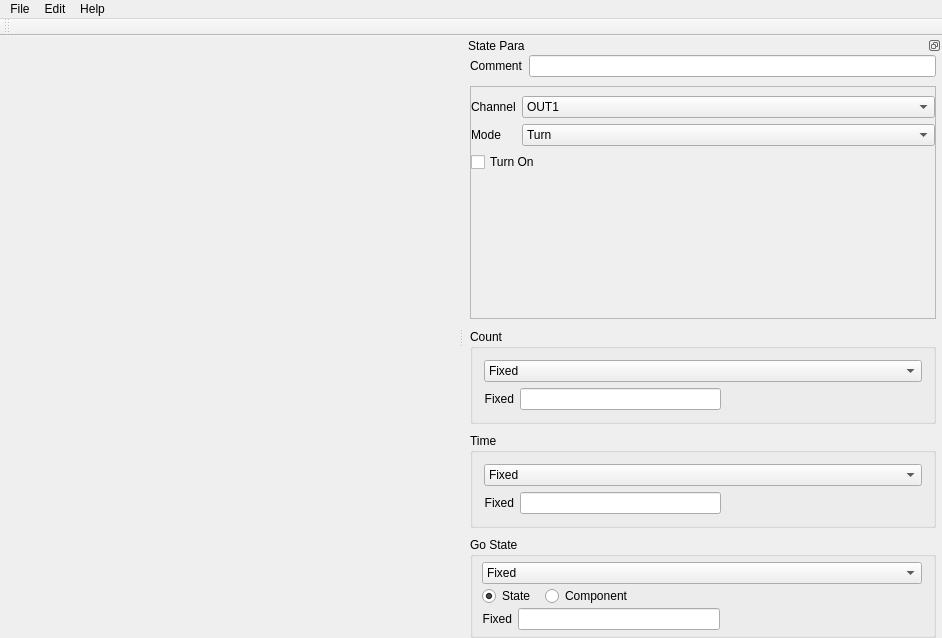
<?xml version="1.0" encoding="UTF-8"?>
<ui version="4.0">
 <class>MainWindow</class>
 <widget class="QMainWindow" name="MainWindow">
  <property name="geometry">
   <rect>
    <x>0</x>
    <y>0</y>
    <width>942</width>
    <height>638</height>
   </rect>
  </property>
  <property name="windowTitle">
   <string>ArControl Designer</string>
  </property>
  <property name="windowIcon">
   <iconset resource="resource.qrc">
    <normaloff>:/images/arcDesigner.ico</normaloff>:/images/arcDesigner.ico</iconset>
  </property>
  <widget class="QWidget" name="centralWidget">
   <layout class="QVBoxLayout" name="verticalLayout_7" stretch="0">
    <property name="spacing">
     <number>0</number>
    </property>
    <property name="leftMargin">
     <number>0</number>
    </property>
    <property name="topMargin">
     <number>0</number>
    </property>
    <property name="rightMargin">
     <number>0</number>
    </property>
    <property name="bottomMargin">
     <number>0</number>
    </property>
    <item>
     <widget class="QWidget" name="widgetSession" native="true"/>
    </item>
   </layout>
  </widget>
  <widget class="QMenuBar" name="menuBar">
   <property name="geometry">
    <rect>
     <x>0</x>
     <y>0</y>
     <width>942</width>
     <height>23</height>
    </rect>
   </property>
   <widget class="QMenu" name="menuFile">
    <property name="title">
     <string>File</string>
    </property>
    <widget class="QMenu" name="menuOpen_in">
     <property name="title">
      <string>Open in</string>
     </property>
     <addaction name="separator"/>
    </widget>
    <addaction name="actionNew"/>
    <addaction name="menuOpen_in"/>
    <addaction name="actionSave"/>
    <addaction name="actionSave_as"/>
    <addaction name="actionSave_as_defualt"/>
    <addaction name="separator"/>
    <addaction name="actionProfile"/>
    <addaction name="separator"/>
    <addaction name="actionExit"/>
   </widget>
   <widget class="QMenu" name="menuEdit">
    <property name="title">
     <string>Edit</string>
    </property>
    <addaction name="actionPin_Assignment"/>
    <addaction name="actionVar_Assignment"/>
   </widget>
   <widget class="QMenu" name="menuHelp">
    <property name="title">
     <string>Help</string>
    </property>
    <addaction name="actionAbout_me"/>
   </widget>
   <addaction name="menuFile"/>
   <addaction name="menuEdit"/>
   <addaction name="menuHelp"/>
  </widget>
  <widget class="QToolBar" name="mainToolBar">
   <attribute name="toolBarArea">
    <enum>TopToolBarArea</enum>
   </attribute>
   <attribute name="toolBarBreak">
    <bool>false</bool>
   </attribute>
  </widget>
  <widget class="QDockWidget" name="dockWidget">
   <property name="enabled">
    <bool>true</bool>
   </property>
   <property name="baseSize">
    <size>
     <width>274</width>
     <height>0</height>
    </size>
   </property>
   <property name="floating">
    <bool>false</bool>
   </property>
   <property name="features">
    <set>QDockWidget::DockWidgetFloatable|QDockWidget::DockWidgetMovable</set>
   </property>
   <property name="windowTitle">
    <string notr="true">State Para</string>
   </property>
   <attribute name="dockWidgetArea">
    <number>2</number>
   </attribute>
   <widget class="SizeDockWidget" name="dockWidgetContents">
    <property name="enabled">
     <bool>true</bool>
    </property>
    <layout class="QVBoxLayout" name="verticalLayout" stretch="0,0,0,0,0,0,0">
     <property name="spacing">
      <number>9</number>
     </property>
     <property name="leftMargin">
      <number>6</number>
     </property>
     <property name="topMargin">
      <number>0</number>
     </property>
     <property name="rightMargin">
      <number>6</number>
     </property>
     <property name="bottomMargin">
      <number>0</number>
     </property>
     <item>
      <layout class="QFormLayout" name="formLayout">
       <property name="bottomMargin">
        <number>0</number>
       </property>
       <item row="0" column="0">
        <widget class="QLabel" name="label_comm">
         <property name="text">
          <string>Comment</string>
         </property>
        </widget>
       </item>
       <item row="0" column="1">
        <widget class="QLineEdit" name="lineEdit_comm"/>
       </item>
      </layout>
     </item>
     <item>
      <widget class="QStackedWidget" name="stackedMain">
       <property name="sizePolicy">
        <sizepolicy hsizetype="Preferred" vsizetype="Fixed">
         <horstretch>0</horstretch>
         <verstretch>1</verstretch>
        </sizepolicy>
       </property>
       <property name="baseSize">
        <size>
         <width>0</width>
         <height>0</height>
        </size>
       </property>
       <property name="frameShape">
        <enum>QFrame::StyledPanel</enum>
       </property>
       <property name="frameShadow">
        <enum>QFrame::Plain</enum>
       </property>
       <property name="lineWidth">
        <number>1</number>
       </property>
       <property name="currentIndex">
        <number>1</number>
       </property>
       <widget class="QWidget" name="page_VarWhenorDo">
        <layout class="QVBoxLayout" name="verticalLayout_5">
         <property name="leftMargin">
          <number>0</number>
         </property>
         <property name="rightMargin">
          <number>0</number>
         </property>
         <property name="bottomMargin">
          <number>0</number>
         </property>
         <item>
          <layout class="QFormLayout" name="formLayout_5">
           <item row="0" column="0">
            <widget class="QLabel" name="label_7">
             <property name="text">
              <string>Insert Global Vars:</string>
             </property>
            </widget>
           </item>
           <item row="0" column="1">
            <widget class="QComboBox" name="comboBox_var">
             <property name="maxVisibleItems">
              <number>4</number>
             </property>
             <property name="sizeAdjustPolicy">
              <enum>QComboBox::AdjustToContents</enum>
             </property>
             <item>
              <property name="text">
               <string/>
              </property>
             </item>
             <item>
              <property name="text">
               <string>Var_A</string>
              </property>
             </item>
             <item>
              <property name="text">
               <string>Var_B</string>
              </property>
             </item>
            </widget>
           </item>
           <item row="1" column="0" colspan="2">
            <widget class="CodeEditor" name="textEdit_Code">
             <property name="plainText">
              <string>//write your code(Arduino C++)
// to calculate Vars.</string>
             </property>
            </widget>
           </item>
          </layout>
         </item>
        </layout>
       </widget>
       <widget class="QWidget" name="page_DoPin">
        <property name="sizePolicy">
         <sizepolicy hsizetype="Preferred" vsizetype="MinimumExpanding">
          <horstretch>0</horstretch>
          <verstretch>0</verstretch>
         </sizepolicy>
        </property>
        <layout class="QVBoxLayout" name="verticalLayout_2" stretch="0,1">
         <property name="spacing">
          <number>6</number>
         </property>
         <property name="sizeConstraint">
          <enum>QLayout::SetMinimumSize</enum>
         </property>
         <property name="leftMargin">
          <number>0</number>
         </property>
         <property name="topMargin">
          <number>9</number>
         </property>
         <property name="rightMargin">
          <number>0</number>
         </property>
         <property name="bottomMargin">
          <number>0</number>
         </property>
         <item>
          <layout class="QFormLayout" name="formLayout_2">
           <item row="0" column="0">
            <widget class="QLabel" name="label_2">
             <property name="text">
              <string>Channel</string>
             </property>
            </widget>
           </item>
           <item row="0" column="1">
            <widget class="QComboBox" name="comboBox_outChan">
             <item>
              <property name="text">
               <string>OUT1</string>
              </property>
             </item>
             <item>
              <property name="text">
               <string>OUT2</string>
              </property>
             </item>
             <item>
              <property name="text">
               <string>OUT3</string>
              </property>
             </item>
            </widget>
           </item>
           <item row="1" column="0">
            <widget class="QLabel" name="label_3">
             <property name="text">
              <string>Mode</string>
             </property>
            </widget>
           </item>
           <item row="1" column="1">
            <widget class="QComboBox" name="comboBox_outMode">
             <item>
              <property name="text">
               <string>Turn</string>
              </property>
             </item>
             <item>
              <property name="text">
               <string>KeepOn</string>
              </property>
             </item>
             <item>
              <property name="text">
               <string>Blink</string>
              </property>
             </item>
            </widget>
           </item>
          </layout>
         </item>
         <item>
          <widget class="QStackedWidget" name="stacked_outMode">
           <property name="sizePolicy">
            <sizepolicy hsizetype="Preferred" vsizetype="MinimumExpanding">
             <horstretch>0</horstretch>
             <verstretch>0</verstretch>
            </sizepolicy>
           </property>
           <property name="currentIndex">
            <number>0</number>
           </property>
           <widget class="QWidget" name="page_outTurn">
            <layout class="QVBoxLayout" name="verticalLayout_10">
             <property name="leftMargin">
              <number>0</number>
             </property>
             <property name="topMargin">
              <number>0</number>
             </property>
             <property name="rightMargin">
              <number>0</number>
             </property>
             <property name="bottomMargin">
              <number>0</number>
             </property>
             <item>
              <widget class="QCheckBox" name="checkBox_outTurn">
               <property name="text">
                <string>Turn On</string>
               </property>
              </widget>
             </item>
             <item>
              <spacer name="verticalSpacer">
               <property name="orientation">
                <enum>Qt::Vertical</enum>
               </property>
               <property name="sizeHint" stdset="0">
                <size>
                 <width>20</width>
                 <height>40</height>
                </size>
               </property>
              </spacer>
             </item>
            </layout>
           </widget>
           <widget class="QWidget" name="page_outFreq">
            <layout class="QVBoxLayout" name="verticalLayout_12">
             <property name="spacing">
              <number>0</number>
             </property>
             <property name="leftMargin">
              <number>0</number>
             </property>
             <property name="topMargin">
              <number>0</number>
             </property>
             <property name="rightMargin">
              <number>0</number>
             </property>
             <property name="bottomMargin">
              <number>0</number>
             </property>
             <item>
              <layout class="QHBoxLayout" name="horizontalLayout_4">
               <item>
                <widget class="QLabel" name="label_22">
                 <property name="text">
                  <string>Freq</string>
                 </property>
                </widget>
               </item>
               <item>
                <widget class="QLineEdit" name="lineEdit_Freq"/>
               </item>
               <item>
                <widget class="QLabel" name="label_21">
                 <property name="text">
                  <string>Duty(%)</string>
                 </property>
                </widget>
               </item>
               <item>
                <widget class="QLineEdit" name="lineEdit_Duty"/>
               </item>
              </layout>
             </item>
             <item>
              <spacer name="verticalSpacer_2">
               <property name="orientation">
                <enum>Qt::Vertical</enum>
               </property>
               <property name="sizeHint" stdset="0">
                <size>
                 <width>20</width>
                 <height>40</height>
                </size>
               </property>
              </spacer>
             </item>
            </layout>
           </widget>
          </widget>
         </item>
        </layout>
       </widget>
       <widget class="QWidget" name="page_WhenPin">
        <layout class="QFormLayout" name="formLayout_13">
         <property name="leftMargin">
          <number>0</number>
         </property>
         <property name="rightMargin">
          <number>0</number>
         </property>
         <item row="0" column="0">
          <widget class="QLabel" name="label_20">
           <property name="text">
            <string>Channel</string>
           </property>
          </widget>
         </item>
         <item row="0" column="1">
          <widget class="QComboBox" name="comboBox_inChan">
           <item>
            <property name="text">
             <string>IN1</string>
            </property>
           </item>
           <item>
            <property name="text">
             <string>IN2</string>
            </property>
           </item>
           <item>
            <property name="text">
             <string>IN3</string>
            </property>
           </item>
           <item>
            <property name="text">
             <string>IN4</string>
            </property>
           </item>
           <item>
            <property name="text">
             <string>IN5</string>
            </property>
           </item>
           <item>
            <property name="text">
             <string>IN6</string>
            </property>
           </item>
          </widget>
         </item>
         <item row="1" column="0">
          <widget class="QLabel" name="label">
           <property name="text">
            <string>Signal</string>
           </property>
          </widget>
         </item>
         <item row="1" column="1">
          <widget class="QCheckBox" name="checkBox_inChan">
           <property name="text">
            <string>Is High</string>
           </property>
           <property name="checked">
            <bool>true</bool>
           </property>
          </widget>
         </item>
        </layout>
       </widget>
      </widget>
     </item>
     <item>
      <spacer name="mainSpacer">
       <property name="orientation">
        <enum>Qt::Vertical</enum>
       </property>
       <property name="sizeHint" stdset="0">
        <size>
         <width>20</width>
         <height>1000</height>
        </size>
       </property>
      </spacer>
     </item>
     <item>
      <widget class="QGroupBox" name="group_count">
       <property name="baseSize">
        <size>
         <width>0</width>
         <height>0</height>
        </size>
       </property>
       <property name="title">
        <string>Count</string>
       </property>
       <layout class="QVBoxLayout" name="verticalLayout_8">
        <item>
         <widget class="QComboBox" name="comboBox_countMode">
          <item>
           <property name="text">
            <string>Fixed</string>
           </property>
          </item>
          <item>
           <property name="text">
            <string>Range</string>
           </property>
          </item>
          <item>
           <property name="text">
            <string>GoElse</string>
           </property>
          </item>
         </widget>
        </item>
        <item>
         <widget class="QStackedWidget" name="stack_Count">
          <property name="sizePolicy">
           <sizepolicy hsizetype="Preferred" vsizetype="Minimum">
            <horstretch>0</horstretch>
            <verstretch>0</verstretch>
           </sizepolicy>
          </property>
          <property name="baseSize">
           <size>
            <width>0</width>
            <height>0</height>
           </size>
          </property>
          <property name="currentIndex">
           <number>0</number>
          </property>
          <widget class="QWidget" name="page_countFixed">
           <layout class="QHBoxLayout" name="horizontalLayout_9">
            <property name="leftMargin">
             <number>0</number>
            </property>
            <property name="topMargin">
             <number>0</number>
            </property>
            <property name="rightMargin">
             <number>0</number>
            </property>
            <property name="bottomMargin">
             <number>0</number>
            </property>
            <item>
             <widget class="QLabel" name="label_12">
              <property name="text">
               <string>Fixed</string>
              </property>
              <property name="alignment">
               <set>Qt::AlignRight|Qt::AlignTrailing|Qt::AlignVCenter</set>
              </property>
             </widget>
            </item>
            <item>
             <widget class="QLineEdit" name="lineEdit_countFixed"/>
            </item>
            <item>
             <spacer name="horizontalSpacer_12">
              <property name="orientation">
               <enum>Qt::Horizontal</enum>
              </property>
              <property name="sizeHint" stdset="0">
               <size>
                <width>40</width>
                <height>20</height>
               </size>
              </property>
             </spacer>
            </item>
           </layout>
          </widget>
          <widget class="QWidget" name="page_countFromTo">
           <layout class="QGridLayout" name="gridLayout_3">
            <property name="leftMargin">
             <number>0</number>
            </property>
            <property name="topMargin">
             <number>0</number>
            </property>
            <property name="rightMargin">
             <number>0</number>
            </property>
            <property name="bottomMargin">
             <number>0</number>
            </property>
            <item row="0" column="4">
             <spacer name="horizontalSpacer_13">
              <property name="orientation">
               <enum>Qt::Horizontal</enum>
              </property>
              <property name="sizeHint" stdset="0">
               <size>
                <width>40</width>
                <height>20</height>
               </size>
              </property>
             </spacer>
            </item>
            <item row="0" column="1">
             <widget class="QLineEdit" name="lineEdit_countFrom"/>
            </item>
            <item row="0" column="2">
             <widget class="QLabel" name="label_13">
              <property name="text">
               <string>To</string>
              </property>
              <property name="alignment">
               <set>Qt::AlignRight|Qt::AlignTrailing|Qt::AlignVCenter</set>
              </property>
             </widget>
            </item>
            <item row="0" column="0">
             <widget class="QLabel" name="label_14">
              <property name="text">
               <string>Rand From</string>
              </property>
              <property name="alignment">
               <set>Qt::AlignRight|Qt::AlignTrailing|Qt::AlignVCenter</set>
              </property>
             </widget>
            </item>
            <item row="0" column="3">
             <widget class="QLineEdit" name="lineEdit_countTo"/>
            </item>
           </layout>
          </widget>
          <widget class="QWidget" name="page_countGoElse">
           <layout class="QVBoxLayout" name="verticalLayout_9">
            <property name="spacing">
             <number>0</number>
            </property>
            <property name="leftMargin">
             <number>0</number>
            </property>
            <property name="topMargin">
             <number>0</number>
            </property>
            <property name="rightMargin">
             <number>0</number>
            </property>
            <property name="bottomMargin">
             <number>0</number>
            </property>
            <item>
             <layout class="QHBoxLayout" name="horizontalLayout_10"/>
            </item>
            <item>
             <layout class="QHBoxLayout" name="horizontalLayout_11">
              <item>
               <widget class="QLabel" name="label_15">
                <property name="text">
                 <string>Prob(%)</string>
                </property>
                <property name="alignment">
                 <set>Qt::AlignRight|Qt::AlignTrailing|Qt::AlignVCenter</set>
                </property>
               </widget>
              </item>
              <item>
               <widget class="QLineEdit" name="lineEdit_countProb">
                <property name="maximumSize">
                 <size>
                  <width>16777215</width>
                  <height>16777215</height>
                 </size>
                </property>
                <property name="toolTip">
                 <string>Probability 0-100</string>
                </property>
               </widget>
              </item>
              <item>
               <widget class="QLabel" name="label_31">
                <property name="text">
                 <string>Go</string>
                </property>
                <property name="alignment">
                 <set>Qt::AlignRight|Qt::AlignTrailing|Qt::AlignVCenter</set>
                </property>
               </widget>
              </item>
              <item>
               <widget class="QLineEdit" name="lineEdit_countGo">
                <property name="maximumSize">
                 <size>
                  <width>16777215</width>
                  <height>16777215</height>
                 </size>
                </property>
               </widget>
              </item>
              <item>
               <widget class="QLabel" name="label_32">
                <property name="text">
                 <string>Else</string>
                </property>
                <property name="alignment">
                 <set>Qt::AlignRight|Qt::AlignTrailing|Qt::AlignVCenter</set>
                </property>
               </widget>
              </item>
              <item>
               <widget class="QLineEdit" name="lineEdit_countElse">
                <property name="maximumSize">
                 <size>
                  <width>16777215</width>
                  <height>16777215</height>
                 </size>
                </property>
               </widget>
              </item>
             </layout>
            </item>
           </layout>
          </widget>
         </widget>
        </item>
       </layout>
      </widget>
     </item>
     <item>
      <widget class="QGroupBox" name="group_time">
       <property name="baseSize">
        <size>
         <width>0</width>
         <height>0</height>
        </size>
       </property>
       <property name="title">
        <string>Time</string>
       </property>
       <layout class="QVBoxLayout" name="verticalLayout_3">
        <item>
         <widget class="QComboBox" name="comboBox_timeMode">
          <item>
           <property name="text">
            <string>Fixed</string>
           </property>
          </item>
          <item>
           <property name="text">
            <string>Range</string>
           </property>
          </item>
          <item>
           <property name="text">
            <string>GoElse</string>
           </property>
          </item>
         </widget>
        </item>
        <item>
         <widget class="QStackedWidget" name="stack_Time">
          <property name="sizePolicy">
           <sizepolicy hsizetype="Preferred" vsizetype="Minimum">
            <horstretch>0</horstretch>
            <verstretch>0</verstretch>
           </sizepolicy>
          </property>
          <property name="baseSize">
           <size>
            <width>0</width>
            <height>0</height>
           </size>
          </property>
          <property name="currentIndex">
           <number>0</number>
          </property>
          <widget class="QWidget" name="page_timeFixed">
           <layout class="QHBoxLayout" name="horizontalLayout_8">
            <property name="leftMargin">
             <number>0</number>
            </property>
            <property name="topMargin">
             <number>0</number>
            </property>
            <property name="rightMargin">
             <number>0</number>
            </property>
            <property name="bottomMargin">
             <number>0</number>
            </property>
            <item>
             <widget class="QLabel" name="label_8">
              <property name="text">
               <string>Fixed</string>
              </property>
              <property name="alignment">
               <set>Qt::AlignRight|Qt::AlignTrailing|Qt::AlignVCenter</set>
              </property>
             </widget>
            </item>
            <item>
             <widget class="QLineEdit" name="lineEdit_timeFixed"/>
            </item>
            <item>
             <spacer name="horizontalSpacer_10">
              <property name="orientation">
               <enum>Qt::Horizontal</enum>
              </property>
              <property name="sizeHint" stdset="0">
               <size>
                <width>40</width>
                <height>20</height>
               </size>
              </property>
             </spacer>
            </item>
           </layout>
          </widget>
          <widget class="QWidget" name="page_timeFromTo">
           <layout class="QGridLayout" name="gridLayout_2">
            <property name="leftMargin">
             <number>0</number>
            </property>
            <property name="topMargin">
             <number>0</number>
            </property>
            <property name="rightMargin">
             <number>0</number>
            </property>
            <property name="bottomMargin">
             <number>0</number>
            </property>
            <item row="0" column="4">
             <spacer name="horizontalSpacer_11">
              <property name="orientation">
               <enum>Qt::Horizontal</enum>
              </property>
              <property name="sizeHint" stdset="0">
               <size>
                <width>40</width>
                <height>20</height>
               </size>
              </property>
             </spacer>
            </item>
            <item row="0" column="1">
             <widget class="QLineEdit" name="lineEdit_timeFrom"/>
            </item>
            <item row="0" column="2">
             <widget class="QLabel" name="label_10">
              <property name="text">
               <string>To</string>
              </property>
              <property name="alignment">
               <set>Qt::AlignRight|Qt::AlignTrailing|Qt::AlignVCenter</set>
              </property>
             </widget>
            </item>
            <item row="0" column="0">
             <widget class="QLabel" name="label_9">
              <property name="text">
               <string>Rand From</string>
              </property>
              <property name="alignment">
               <set>Qt::AlignRight|Qt::AlignTrailing|Qt::AlignVCenter</set>
              </property>
             </widget>
            </item>
            <item row="0" column="3">
             <widget class="QLineEdit" name="lineEdit_timeTo"/>
            </item>
           </layout>
          </widget>
          <widget class="QWidget" name="page_timeGoElse">
           <layout class="QVBoxLayout" name="verticalLayout_4">
            <property name="spacing">
             <number>0</number>
            </property>
            <property name="leftMargin">
             <number>0</number>
            </property>
            <property name="topMargin">
             <number>0</number>
            </property>
            <property name="rightMargin">
             <number>0</number>
            </property>
            <property name="bottomMargin">
             <number>0</number>
            </property>
            <item>
             <layout class="QHBoxLayout" name="horizontalLayout_7"/>
            </item>
            <item>
             <layout class="QHBoxLayout" name="horizontalLayout_2">
              <item>
               <widget class="QLabel" name="label_11">
                <property name="text">
                 <string>Prob(%)</string>
                </property>
                <property name="alignment">
                 <set>Qt::AlignRight|Qt::AlignTrailing|Qt::AlignVCenter</set>
                </property>
               </widget>
              </item>
              <item>
               <widget class="QLineEdit" name="lineEdit_timeProb">
                <property name="maximumSize">
                 <size>
                  <width>16777215</width>
                  <height>16777215</height>
                 </size>
                </property>
                <property name="toolTip">
                 <string>Probability 0-100</string>
                </property>
               </widget>
              </item>
              <item>
               <widget class="QLabel" name="label_23">
                <property name="text">
                 <string>Go</string>
                </property>
                <property name="alignment">
                 <set>Qt::AlignRight|Qt::AlignTrailing|Qt::AlignVCenter</set>
                </property>
               </widget>
              </item>
              <item>
               <widget class="QLineEdit" name="lineEdit_timeGo">
                <property name="maximumSize">
                 <size>
                  <width>16777215</width>
                  <height>16777215</height>
                 </size>
                </property>
               </widget>
              </item>
              <item>
               <widget class="QLabel" name="label_24">
                <property name="text">
                 <string>Else</string>
                </property>
                <property name="alignment">
                 <set>Qt::AlignRight|Qt::AlignTrailing|Qt::AlignVCenter</set>
                </property>
               </widget>
              </item>
              <item>
               <widget class="QLineEdit" name="lineEdit_timeElse">
                <property name="maximumSize">
                 <size>
                  <width>16777215</width>
                  <height>16777215</height>
                 </size>
                </property>
               </widget>
              </item>
             </layout>
            </item>
           </layout>
          </widget>
         </widget>
        </item>
       </layout>
      </widget>
     </item>
     <item>
      <spacer name="vspacer_state">
       <property name="orientation">
        <enum>Qt::Vertical</enum>
       </property>
       <property name="sizeHint" stdset="0">
        <size>
         <width>20</width>
         <height>20</height>
        </size>
       </property>
      </spacer>
     </item>
     <item>
      <widget class="QGroupBox" name="group_state">
       <property name="baseSize">
        <size>
         <width>0</width>
         <height>0</height>
        </size>
       </property>
       <property name="title">
        <string>Go State</string>
       </property>
       <layout class="QFormLayout" name="formLayout_9">
        <property name="horizontalSpacing">
         <number>10</number>
        </property>
        <property name="verticalSpacing">
         <number>2</number>
        </property>
        <property name="leftMargin">
         <number>9</number>
        </property>
        <property name="topMargin">
         <number>5</number>
        </property>
        <property name="bottomMargin">
         <number>5</number>
        </property>
        <item row="1" column="0" colspan="2">
         <widget class="QComboBox" name="comboBox_stateMode">
          <item>
           <property name="text">
            <string>Fixed</string>
           </property>
          </item>
          <item>
           <property name="text">
            <string>Range</string>
           </property>
          </item>
          <item>
           <property name="text">
            <string>GoElse</string>
           </property>
          </item>
          <item>
           <property name="text">
            <string>EndUp</string>
           </property>
          </item>
         </widget>
        </item>
        <item row="3" column="0">
         <widget class="QRadioButton" name="radioButton_isS">
          <property name="text">
           <string>State</string>
          </property>
          <property name="checked">
           <bool>true</bool>
          </property>
         </widget>
        </item>
        <item row="3" column="1">
         <widget class="QRadioButton" name="radioButton_isC">
          <property name="text">
           <string>Component</string>
          </property>
         </widget>
        </item>
        <item row="4" column="0" colspan="2">
         <widget class="QStackedWidget" name="stack_state">
          <property name="sizePolicy">
           <sizepolicy hsizetype="Preferred" vsizetype="Minimum">
            <horstretch>0</horstretch>
            <verstretch>0</verstretch>
           </sizepolicy>
          </property>
          <property name="baseSize">
           <size>
            <width>0</width>
            <height>0</height>
           </size>
          </property>
          <property name="currentIndex">
           <number>0</number>
          </property>
          <widget class="QWidget" name="page_stateFixed">
           <layout class="QHBoxLayout" name="horizontalLayout">
            <property name="leftMargin">
             <number>0</number>
            </property>
            <property name="topMargin">
             <number>0</number>
            </property>
            <property name="rightMargin">
             <number>0</number>
            </property>
            <property name="bottomMargin">
             <number>0</number>
            </property>
            <item>
             <widget class="QLabel" name="label_25">
              <property name="text">
               <string>Fixed</string>
              </property>
              <property name="alignment">
               <set>Qt::AlignRight|Qt::AlignTrailing|Qt::AlignVCenter</set>
              </property>
             </widget>
            </item>
            <item>
             <widget class="QLineEdit" name="lineEdit_stateFixed"/>
            </item>
            <item>
             <spacer name="horizontalSpacer">
              <property name="orientation">
               <enum>Qt::Horizontal</enum>
              </property>
              <property name="sizeHint" stdset="0">
               <size>
                <width>40</width>
                <height>20</height>
               </size>
              </property>
             </spacer>
            </item>
           </layout>
          </widget>
          <widget class="QWidget" name="page_stateFromTo">
           <layout class="QGridLayout" name="gridLayout">
            <property name="leftMargin">
             <number>0</number>
            </property>
            <property name="topMargin">
             <number>0</number>
            </property>
            <property name="rightMargin">
             <number>0</number>
            </property>
            <property name="bottomMargin">
             <number>0</number>
            </property>
            <item row="0" column="4">
             <spacer name="horizontalSpacer_5">
              <property name="orientation">
               <enum>Qt::Horizontal</enum>
              </property>
              <property name="sizeHint" stdset="0">
               <size>
                <width>40</width>
                <height>20</height>
               </size>
              </property>
             </spacer>
            </item>
            <item row="0" column="0">
             <widget class="QLabel" name="label_26">
              <property name="text">
               <string>Rand From</string>
              </property>
              <property name="alignment">
               <set>Qt::AlignRight|Qt::AlignTrailing|Qt::AlignVCenter</set>
              </property>
             </widget>
            </item>
            <item row="0" column="1">
             <widget class="QLineEdit" name="lineEdit_stateFrom"/>
            </item>
            <item row="0" column="2">
             <widget class="QLabel" name="label_27">
              <property name="text">
               <string>To</string>
              </property>
              <property name="alignment">
               <set>Qt::AlignRight|Qt::AlignTrailing|Qt::AlignVCenter</set>
              </property>
             </widget>
            </item>
            <item row="0" column="3">
             <widget class="QLineEdit" name="lineEdit_stateTo"/>
            </item>
           </layout>
          </widget>
          <widget class="QWidget" name="page_stateGoElse">
           <layout class="QVBoxLayout" name="verticalLayout_6">
            <property name="spacing">
             <number>0</number>
            </property>
            <property name="leftMargin">
             <number>0</number>
            </property>
            <property name="topMargin">
             <number>0</number>
            </property>
            <property name="rightMargin">
             <number>0</number>
            </property>
            <property name="bottomMargin">
             <number>0</number>
            </property>
            <item>
             <layout class="QHBoxLayout" name="horizontalLayout_6"/>
            </item>
            <item>
             <layout class="QHBoxLayout" name="horizontalLayout_5">
              <item>
               <widget class="QLabel" name="label_28">
                <property name="text">
                 <string>Prob(%)</string>
                </property>
               </widget>
              </item>
              <item>
               <widget class="QLineEdit" name="lineEdit_stateProb">
                <property name="maximumSize">
                 <size>
                  <width>16777215</width>
                  <height>16777215</height>
                 </size>
                </property>
                <property name="toolTip">
                 <string>Probability 0-100</string>
                </property>
               </widget>
              </item>
              <item>
               <widget class="QLabel" name="label_29">
                <property name="text">
                 <string>Go</string>
                </property>
                <property name="alignment">
                 <set>Qt::AlignRight|Qt::AlignTrailing|Qt::AlignVCenter</set>
                </property>
               </widget>
              </item>
              <item>
               <widget class="QLineEdit" name="lineEdit_stateGo">
                <property name="maximumSize">
                 <size>
                  <width>16777215</width>
                  <height>16777215</height>
                 </size>
                </property>
               </widget>
              </item>
              <item>
               <widget class="QLabel" name="label_30">
                <property name="text">
                 <string>Else</string>
                </property>
                <property name="alignment">
                 <set>Qt::AlignRight|Qt::AlignTrailing|Qt::AlignVCenter</set>
                </property>
               </widget>
              </item>
              <item>
               <widget class="QLineEdit" name="lineEdit_stateElse">
                <property name="maximumSize">
                 <size>
                  <width>16777215</width>
                  <height>16777215</height>
                 </size>
                </property>
               </widget>
              </item>
             </layout>
            </item>
           </layout>
          </widget>
          <widget class="QWidget" name="page_endup"/>
         </widget>
        </item>
       </layout>
      </widget>
     </item>
    </layout>
   </widget>
  </widget>
  <action name="actionSave">
   <property name="text">
    <string>Save</string>
   </property>
   <property name="shortcut">
    <string>Ctrl+S</string>
   </property>
  </action>
  <action name="actionSave_as">
   <property name="text">
    <string>Save as</string>
   </property>
   <property name="shortcut">
    <string>Ctrl+Shift+S</string>
   </property>
  </action>
  <action name="actionSave_as_defualt">
   <property name="text">
    <string>Save as default</string>
   </property>
  </action>
  <action name="actionExit">
   <property name="text">
    <string>Exit</string>
   </property>
   <property name="shortcut">
    <string>Ctrl+Q</string>
   </property>
  </action>
  <action name="actionNew">
   <property name="text">
    <string>New</string>
   </property>
   <property name="shortcut">
    <string>Ctrl+N</string>
   </property>
  </action>
  <action name="actionPin_Assignment">
   <property name="text">
    <string>Pin Assignment</string>
   </property>
  </action>
  <action name="actionVar_Assignment">
   <property name="text">
    <string>Var Assignment</string>
   </property>
  </action>
  <action name="actionProfile">
   <property name="text">
    <string>Profile</string>
   </property>
  </action>
  <action name="actionMinimum">
   <property name="text">
    <string>Minimum</string>
   </property>
  </action>
  <action name="actionMaxmum">
   <property name="text">
    <string>Maxmum</string>
   </property>
  </action>
  <action name="actionPreferred">
   <property name="text">
    <string>Preferred</string>
   </property>
  </action>
  <action name="actionExpand">
   <property name="text">
    <string>Expand</string>
   </property>
  </action>
  <action name="actionMinExpand">
   <property name="text">
    <string>tans</string>
   </property>
  </action>
  <action name="actionIgnored">
   <property name="text">
    <string>Ignored</string>
   </property>
  </action>
  <action name="actionTrans">
   <property name="text">
    <string>trans</string>
   </property>
   <property name="shortcut">
    <string>Ctrl+G</string>
   </property>
  </action>
  <action name="actionAbout_me">
   <property name="text">
    <string>About me</string>
   </property>
  </action>
 </widget>
 <layoutdefault spacing="6" margin="11"/>
 <customwidgets>
  <customwidget>
   <class>SizeDockWidget</class>
   <extends>QWidget</extends>
   <header>mainwindow.h</header>
   <container>1</container>
  </customwidget>
  <customwidget>
   <class>CodeEditor</class>
   <extends>QPlainTextEdit</extends>
   <header>codeeditor.h</header>
  </customwidget>
 </customwidgets>
 <resources>
  <include location="resource.qrc"/>
 </resources>
 <connections/>
</ui>
